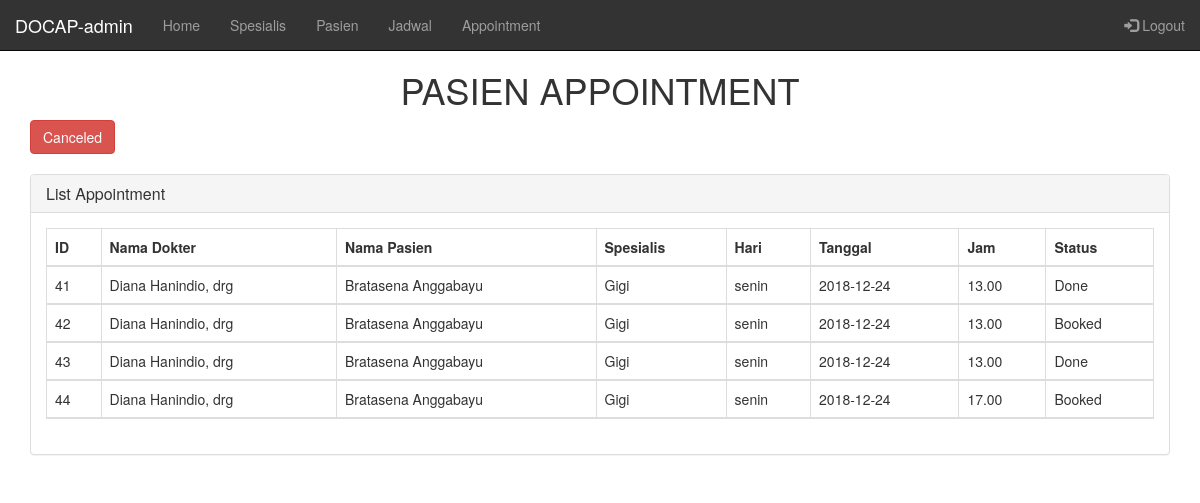
The app's page /index.php?controller=admin&action=adminShowAppointment (signed in) with its own data.
### tables this page shows
CREATE TABLE `jadwal` (
  `id_jadwal` int(11) NOT NULL,
  `id_user` int(11) NOT NULL,
  `id_poli` int(11) NOT NULL,
  `hari` varchar(100) NOT NULL,
  `id_waktu` int(11) NOT NULL
);

CREATE TABLE `appointment` (
  `id_appointment` int(11) NOT NULL,
  `id_user` int(11) NOT NULL,
  `id_jadwal` int(11) NOT NULL,
  `tanggal` varchar(255) NOT NULL,
  `id_detail_waktu` int(11) NOT NULL,
  `status` varchar(10) NOT NULL
);

CREATE TABLE `users` (
  `id_user` int(11) NOT NULL,
  `username` varchar(100) NOT NULL,
  `password` varchar(100) NOT NULL,
  `level` int(1) NOT NULL,
  `nama` varchar(250) NOT NULL,
  `alamat` varchar(255) NOT NULL,
  `no_ktp` varchar(16) NOT NULL
);

CREATE TABLE `poli` (
  `id_poli` int(11) NOT NULL,
  `nama_poli` varchar(255) NOT NULL
);

CREATE TABLE `detail_waktu` (
  `id_detail_waktu` int(11) NOT NULL,
  `id_waktu` int(11) NOT NULL,
  `detail_waktu` varchar(255) NOT NULL
);

### controllers/c_admin.php (called while the page is built, shortened)
<?php
class AdminController{
      ?>
      <?php
  public function adminShowAppointment(){
    $posts=Admin::adminShowAppointment();
    require_once("views/pages/adminShowAppointment.php");
  }
}
?>

### routes.php (called while the page is built, shortened)
<?php
function call($controller, $action){
  switch ($controller) {
    case 'admin':
    $controller=new AdminController();
    require_once('models/m_admin.php');
    break;
  }
  $controller ->{ $action }();
}
call($controller,$action);
?>

### index.php (called while the page is built, shortened)
<?php
require_once('views/layout.php');
 ?>

### models/m_admin.php (called while the page is built, shortened)
<?php
class Admin{
  public static function adminShowAppointment(){
    $db = DB::getInstance();
    $list=[];
        $req = $db->query("SELECT a.id_appointment,a.id_user, us.nama as nama_pasien, j.id_user,u.nama, p.nama_poli, j.hari, a.tanggal, dw.detail_waktu, a.status
           from jadwal j
           join users u on j.id_user=u.id_user
           join appointment a on j.id_jadwal=a.id_jadwal
           join poli p on j.id_poli=p.id_poli
           join users us on us.id_user=a.id_user
           join detail_waktu dw on a.id_detail_waktu=dw.id_detail_waktu where status='Booked' or status= 'Done' ");
   foreach ($req -> fetchAll() as $post) {
     $list[] = array(
       'id_appointment' => $post['id_appointment'],
       'nama' => $post['nama'],
       'nama_pasien' => $post['nama_pasien'],
       'nama_poli' => $post['nama_poli'],
       'hari' => $post['hari'],
       'tanggal' => $post['tanggal'],
       'detail_waktu' => $post['detail_waktu'],
       'status' => $post['status']
     );
   }
   return $list;
  }
}
?>

### views/pages/adminShowAppointment.php (the view, shortened to what this page needs)
<?php require_once('views/layoutAdmin.php')?>
<!DOCTYPE html>
<html lang="en" dir="ltr">
<head>
</head>
<body>
  <div class="padding-about">
    <h1 align="center">PASIEN APPOINTMENT</h1>
    <div class="container">
      <a class="btn btn-danger" href="?controller=admin&action=adminShowAppointmentCanceled">Canceled</a>
      <br><br>
      <div class="row">
        <div class="col-lg-12">
          <div class="panel panel-default">
            <div class="panel-heading">
              <h3 class="panel-title"><i class="fa fa-money fa-fw"></i>List Appointment</h3>
            </div>
            <div class="panel-body">
              <div class="table-responsive">
      <table class="table table-bordered table-hover table-striped">
        <thead>
          <tr>
            <th>ID</th>
            <th>Nama Dokter</th>
            <th>Nama Pasien</th>
            <th>Spesialis</th>
            <th>Hari</th>
            <th>Tanggal</th>
            <th>Jam</th>
            <th>Status</th>
            <?php foreach ((array) $posts as $post) { ?>
              <tr>
                <td><?php echo $post['id_appointment']  ?></td>
                <td><?php echo $post['nama'] ?></td>
                <td><?php echo $post['nama_pasien'] ?></td>
                <td><?php echo $post['nama_poli'] ?></td>
                <td><?php echo $post['hari']  ?></td>
                <td><?php echo $post['tanggal']  ?></td>
                <td><?php echo $post['detail_waktu']  ?></td>
                <td><?php echo $post['status'] ?></td>
              </tr><?php } ?>
          </tr>
        </thead>
        </table>
      </div>
    </div>
  </div>
</div>
</div>
</div>
  </body>
  </html>

### resources/mycss/my.css (style rules this page uses)
.padding-about { padding:50px 0px; }

### records on screen
jadwal: appointment.id_appointment "41", id_user.nama "Diana Hanindio, drg", users.nama "Bratasena Anggabayu", id_poli.nama_poli "Gigi", hari "senin", appointment.tanggal "2018-12-24", detail_waktu.detail_waktu "13.00", appointment.status "Done", appointment.id_appointment "42", appointment.status "Booked", appointment.id_appointment "43", appointment.id_appointment "44", detail_waktu.detail_waktu "17.00"

### other values on screen
$_SESSION['username'] "admin"
